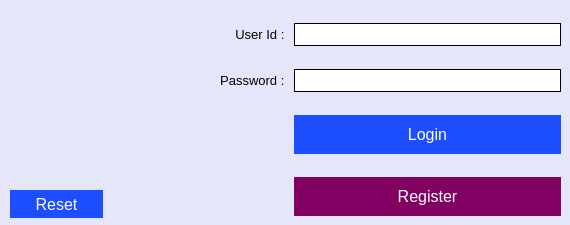
<?xml version="1.0" encoding="UTF-8"?>
<ui version="4.0">
 <class>Dialog</class>
 <widget class="QDialog" name="Dialog">
  <property name="geometry">
   <rect>
    <x>0</x>
    <y>0</y>
    <width>570</width>
    <height>225</height>
   </rect>
  </property>
  <property name="windowTitle">
   <string>Login </string>
  </property>
  <property name="styleSheet">
   <string notr="true">background-color: #E6E6FA;</string>
  </property>
  <widget class="QPushButton" name="pushButton">
   <property name="geometry">
    <rect>
     <x>10</x>
     <y>15</y>
     <width>200</width>
     <height>121</height>
    </rect>
   </property>
   <property name="styleSheet">
    <string notr="true">
border-radius:50px;
background:transparent;</string>
   </property>
   <property name="text">
    <string/>
   </property>
   <property name="icon">
    <iconset resource="icon.qrc">
     <normaloff>:/icon/logo.jpeg</normaloff>:/icon/logo.jpeg</iconset>
   </property>
   <property name="iconSize">
    <size>
     <width>200</width>
     <height>200</height>
    </size>
   </property>
  </widget>
  <widget class="QWidget" name="layoutWidget">
   <property name="geometry">
    <rect>
     <x>220</x>
     <y>20</y>
     <width>341</width>
     <height>200</height>
    </rect>
   </property>
   <layout class="QGridLayout" name="gridLayout">
    <property name="verticalSpacing">
     <number>20</number>
    </property>
    <item row="1" column="1">
     <widget class="QLineEdit" name="password">
      <property name="styleSheet">
       <string notr="true">background:white;
font-size:12pt; 
color: rgb(0, 0, 0);

border:1px solid;</string>
      </property>
      <property name="inputMethodHints">
       <set>Qt::ImhHiddenText|Qt::ImhNoAutoUppercase|Qt::ImhNoPredictiveText|Qt::ImhSensitiveData</set>
      </property>
      <property name="text">
       <string/>
      </property>
      <property name="echoMode">
       <enum>QLineEdit::Password</enum>
      </property>
     </widget>
    </item>
    <item row="0" column="1">
     <widget class="QLineEdit" name="email">
      <property name="styleSheet">
       <string notr="true">background:white;
font-size:12pt; 
color: rgb(0, 0, 0);

border:1px solid;</string>
      </property>
     </widget>
    </item>
    <item row="1" column="0">
     <widget class="QLabel" name="label_3">
      <property name="styleSheet">
       <string notr="true">background:transparent;
font-size:10pt;
color: rgb(0, 0, 0);</string>
      </property>
      <property name="text">
       <string>Password : </string>
      </property>
      <property name="alignment">
       <set>Qt::AlignRight|Qt::AlignTrailing|Qt::AlignVCenter</set>
      </property>
     </widget>
    </item>
    <item row="2" column="1">
     <widget class="QPushButton" name="loginbutton">
      <property name="cursor">
       <cursorShape>PointingHandCursor</cursorShape>
      </property>
      <property name="styleSheet">
       <string notr="true">background-color: rgb(28, 77, 255);
  border: none;
  color: white;
  text-align: center;
  text-decoration: none;
  font-size: 16px;
  padding: 10px ;
</string>
      </property>
      <property name="text">
       <string>Login</string>
      </property>
     </widget>
    </item>
    <item row="3" column="1">
     <widget class="QPushButton" name="createaccbutton">
      <property name="cursor">
       <cursorShape>PointingHandCursor</cursorShape>
      </property>
      <property name="styleSheet">
       <string notr="true">background-color: rgb(130, 0, 98);
  border: none;
  color: white;
  text-align: center;
  text-decoration: none;
  font-size: 16px;
  padding: 10px;
</string>
      </property>
      <property name="text">
       <string>Register</string>
      </property>
     </widget>
    </item>
    <item row="0" column="0">
     <widget class="QLabel" name="label_2">
      <property name="styleSheet">
       <string notr="true">background:transparent;
font-size:10pt; 
color: rgb(0, 0, 0);</string>
      </property>
      <property name="text">
       <string>User Id : </string>
      </property>
      <property name="alignment">
       <set>Qt::AlignRight|Qt::AlignTrailing|Qt::AlignVCenter</set>
      </property>
     </widget>
    </item>
   </layout>
  </widget>
  <widget class="QPushButton" name="pushButton_2">
   <property name="geometry">
    <rect>
     <x>10</x>
     <y>190</y>
     <width>93</width>
     <height>28</height>
    </rect>
   </property>
   <property name="cursor">
    <cursorShape>PointingHandCursor</cursorShape>
   </property>
   <property name="styleSheet">
    <string notr="true">background-color: rgb(28, 77, 255);
  border: none;
  color: white;
  text-align: center;
  text-decoration: none;
  font-size: 16px;
  padding:6px ;
</string>
   </property>
   <property name="text">
    <string>Reset</string>
   </property>
  </widget>
 </widget>
 <tabstops>
  <tabstop>email</tabstop>
  <tabstop>password</tabstop>
  <tabstop>loginbutton</tabstop>
  <tabstop>createaccbutton</tabstop>
  <tabstop>pushButton</tabstop>
 </tabstops>
 <resources>
  <include location="icon.qrc"/>
 </resources>
 <connections/>
</ui>
